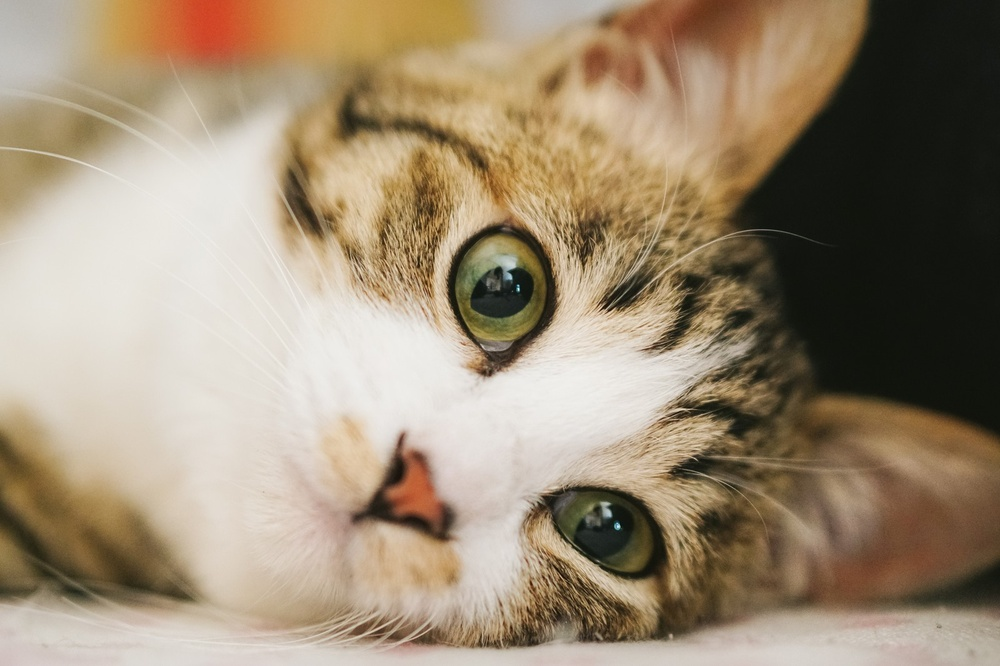
%> input picture kadai7/Cat.jpg, 1000 x 666 px, shrunk from 1600 x 1066 before the run
$ octave kadai7.m   (GNU Octave 9; MATLAB toolbox functions it lacks are replaced by stand-ins)
%> lines starting %> are read from the running program, lines starting %| are printed output that depends on the picture
% 課題7　ダイナミックレンジの拡大
% 画素のダイナミックレンジを０から２５５にせよ．

ORG = imread('Cat.jpg'); % 画像の読み込み
%> ORG is the input picture: size 666x1000x3 uint8; mean R, G, B 156.8, 140, 116.7
ORG = rgb2gray(ORG); % 白黒濃淡画像に変換
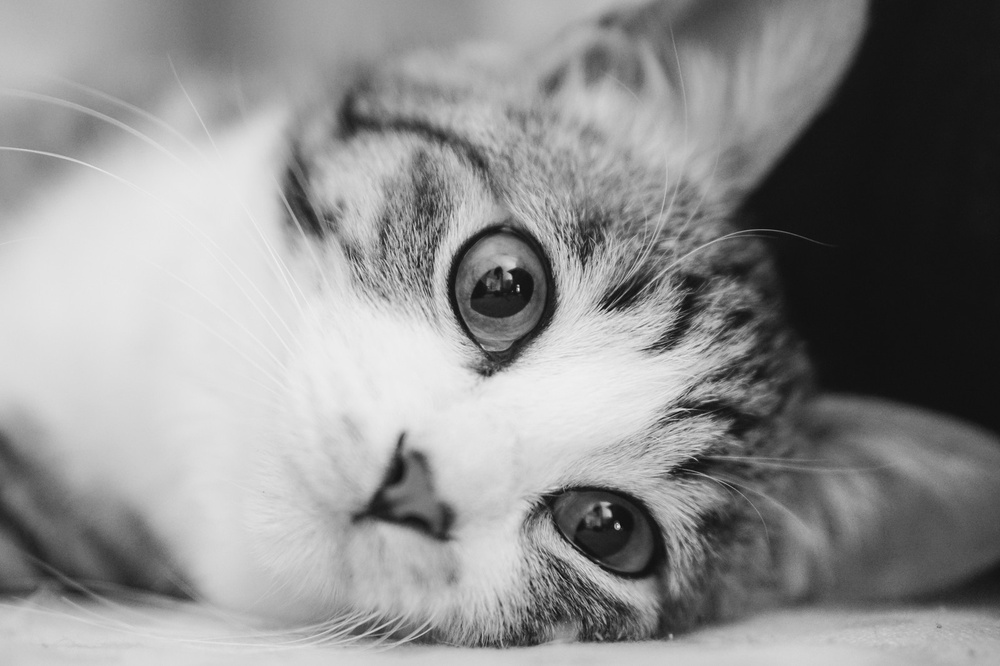
%> ORG: size 666x1000 uint8; min 11, max 242, mean 142.4
imagesc(ORG); colormap(gray); colorbar; % 画像の表示
pause;

imhist(ORG); % 濃度ヒストグラムを生成、表示
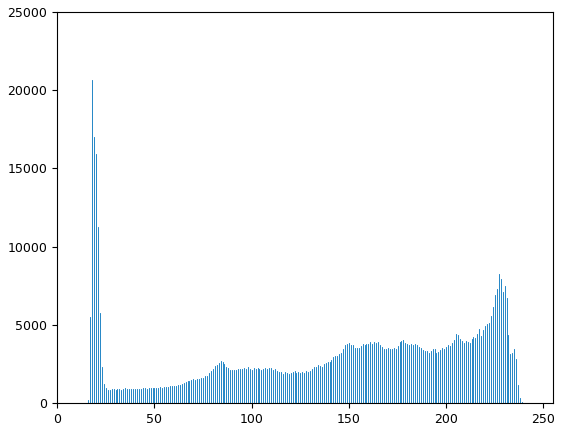
%> figure redrawn from the program's plot data; highest point at x = 18, y = 20665
pause;

ORG = double(ORG);
%> ORG: size 666x1000 double
mn = min(ORG(:)); % 濃度値の最小値を算出
%> mn = 11
mx = max(ORG(:)); % 濃度値の最大値を算出
%> mx = 242
ORG = (ORG-mn)/(mx-mn)*255;
imagesc(ORG); colormap(gray); colorbar; % 画像の表示
pause;

ORG = uint8(ORG); % この行について考察せよ
%> ORG: size 666x1000 uint8
imhist(ORG); % 濃度ヒストグラムを生成、表示
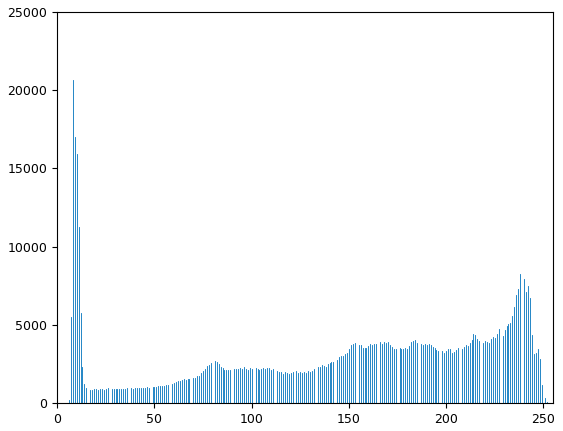
%> figure redrawn from the program's plot data; highest point at x = 8, y = 20665
